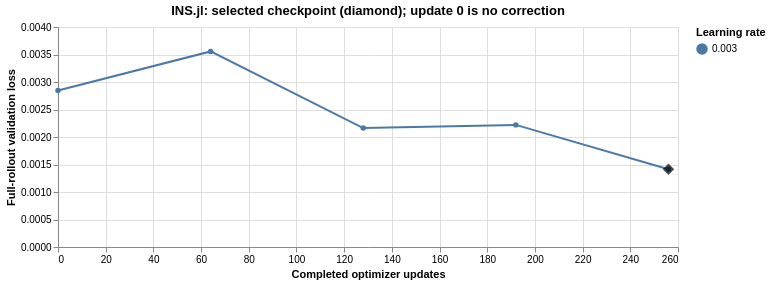

Specify this chart in Vega-Lite:
### Vega-Lite specification from a JSON file in a GitHub repository (floating-point values rounded to 4 significant figures)
{"config": {"view": {"continuousWidth": 300, "continuousHeight": 300}}, "layer": [{"data": {"name": "data-ff3f30ad10a1564ad6b180e0d27701a8"}, "mark": {"type": "line", "point": true}, "encoding": {"color": {"field": "lr", "title": "Learning rate", "type": "nominal"}, "tooltip": [{"field": "update", "type": "quantitative"}, {"field": "loss", "type": "quantitative"}, {"field": "lr", "type": "nominal"}], "x": {"field": "update", "title": "Completed optimizer updates", "type": "quantitative"}, "y": {"field": "loss", "title": "Full-rollout validation loss", "type": "quantitative"}}}, {"data": {"name": "data-395eb4537f22a16526753af931de5c56"}, "mark": {"type": "point", "color": "black", "filled": true, "shape": "diamond", "size": 130}, "encoding": {"tooltip": [{"field": "update", "type": "quantitative"}, {"field": "loss", "type": "quantitative"}], "x": {"field": "update", "type": "quantitative"}, "y": {"field": "loss", "type": "quantitative"}}}], "height": 220, "title": "INS.jl: selected checkpoint (diamond); update 0 is no correction", "width": 620, "$schema": "https://vega.github.io/schema/vega-lite/v6.4.1.json", "datasets": {"data-ff3f30ad10a1564ad6b180e0d27701a8": [{"update": 0, "loss": 0.002844, "lr": "0.003"}, {"update": 64, "loss": 0.003556, "lr": "0.003"}, {"update": 128, "loss": 0.002163, "lr": "0.003"}, {"update": 192, "loss": 0.00222, "lr": "0.003"}, {"update": 256, "loss": 0.001412, "lr": "0.003"}], "data-395eb4537f22a16526753af931de5c56": [{"update": 256, "loss": 0.001412}]}, "usermeta": {"renderer": "svg"}}
